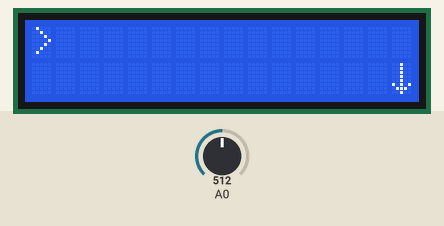
Simulated run of this sketch. Board: Arduino Uno, built with avr-gcc and run on an emulated ATmega328P. On the bench: 16×2 character LCD. The inputs (shaded band) are chosen by the test bench; at power-on: A0 = 512. Storage starts empty; what the sketch prints to the serial monitor is not drawn.

Above: at 1.2 s.
1.3 s: A0 set to 406
2.8 s: A0 set to 378
At 3.4 s:
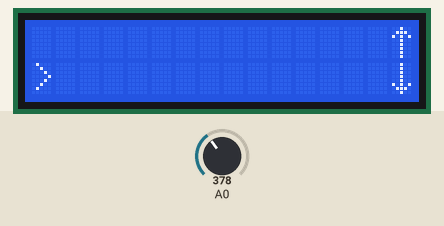
5.8 s: A0 set to 201
7.3 s: A0 set to 178
At 8.6 s:
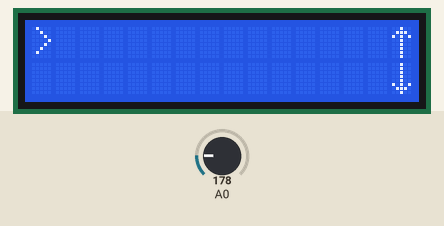
10.3 s: A0 set to 205
At 12.11 s:
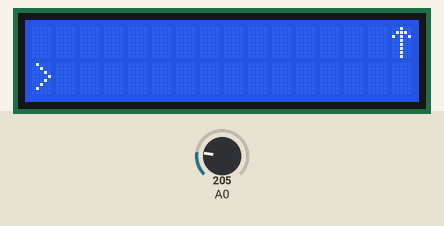
13.3 s: A0 set to 185
At 13.8 s:
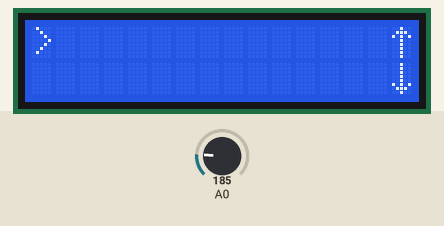
Timing chart, 0 to 16.3 s (numbered marks = the images above; inputs shaded):
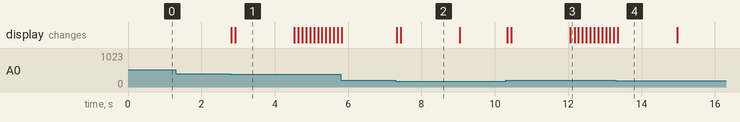

Measured:
- the behaviour switches between 390 and 389 on A0 (found by bisection; images 0 and 1)
- the behaviour switches between 195 and 194 on A0 (found by bisection; images 1 and 2)
- after the input at 1.3 s, every drawn part: stays the same
- after the input at 2.8 s, the display: first changes at once (image 1 shows a later state)
- after the input at 7.3 s, the display: first changes at once (image 2 shows a later state)
- after the input at 10.3 s, the display: first changes at once (image 3 shows a later state)
- after the input at 13.3 s, the display: changes after 0.05 s (image 4)
- what the display in image 1 shows lasts 1.6 s, from 2.9 s to 4.5 s

The sketch:

main.ino
```cpp
#include <string.h>
#include <SdFat.h>
#include <SdFatConfig.h>
#include <Wire.h>
#include <LiquidCrystal.h>


String menuItems[30] = {};
int readKey;
int menuPage = 0;
int cursorPosition = 0;

byte downArrow[8] = {
  0b00100, //   *
  0b00100, //   *
  0b00100, //   *
  0b00100, //   *
  0b00100, //   *
  0b10101, // * * *
  0b01110, //  ***
  0b00100  //   *
};

byte upArrow[8] = {
  0b00100, //   *
  0b01110, //  ***
  0b10101, // * * *
  0b00100, //   *
  0b00100, //   *
  0b00100, //   *
  0b00100, //   *
  0b00100  //   *
};

byte menuCursor[8] = {
  B01000, //  *
  B00100, //   *
  B00010, //    *
  B00001, //     *
  B00010, //    *
  B00100, //   *
  B01000, //  *
  B00000  //
};


const int pin_RS = 8;
const int pin_EN = 9;
const int pin_d4 = 4;
const int pin_d5 = 5;
const int pin_d6 = 6;
const int pin_d7 = 7;
const int pin_BL = 10;
LiquidCrystal lcd( pin_RS,  pin_EN,  pin_d4,  pin_d5,  pin_d6,  pin_d7);


#define chipSelect 4


SdFat card;
File dir;
File file;
File configMenuFile;

int posss = 0;


void setup() {

  Serial.begin(9600);
  if (!card.begin(chipSelect, SPI_HALF_SPEED)) card.initErrorHalt();

  if (!dir.open("/")) {
    Serial.println("dir.open failed");
  }
  showDirectory();

  Serial.println(posss);
  if (posss > 0) {
    Serial.println("Syx files found");
    for (int i = 0; i < posss; i++) {
      String mess = String(i + 1);
      mess.concat(".syx");
      menuItems[i] = mess;
    }
  } else {
    Serial.println("Syx files not found");
  }

  lcd.begin(16, 2);
  lcd.clear();

  lcd.createChar(0, menuCursor);
  lcd.createChar(1, upArrow);
  lcd.createChar(2, downArrow);
}
void loop() {
  mainMenuDraw();
  drawCursor();
  operateMainMenu();
}


void showDirectory () {
  dir.rewind();
  while (file.openNext(&dir, O_RDONLY)) {
    fileNameHumanReadable(file);
    file.close();
  }
}


void fileNameHumanReadable(File activeFile) {
  char filename[10];
  activeFile.getName(filename , 10);
  String search = filename;
  if (search.indexOf(".syx") != -1) {
    posss++;
  }
}

void mainMenuDraw() {
  int maxMenuPages = round(((sizeof(menuItems) / sizeof(String)) / 2) + .5);
  lcd.clear();
  lcd.setCursor(1, 0);
  lcd.print(menuItems[menuPage]);
  lcd.setCursor(1, 1);
  lcd.print(menuItems[menuPage + 1]);
  if (menuPage == 0) {
    lcd.setCursor(15, 1);
    lcd.write(byte(2));
  } else if (menuPage > 0 and menuPage < maxMenuPages) {
    lcd.setCursor(15, 1);
    lcd.write(byte(2));
    lcd.setCursor(15, 0);
    lcd.write(byte(1));
  } else if (menuPage == maxMenuPages) {
    lcd.setCursor(15, 0);
    lcd.write(byte(1));
  }
}


void drawCursor() {
  for (int x = 0; x < 2; x++) {
    lcd.setCursor(0, x);
    lcd.print(" ");
  }


  if (menuPage % 2 == 0) {
    if (cursorPosition % 2 == 0) {
      lcd.setCursor(0, 0);
      lcd.write(byte(0));
    }
    if (cursorPosition % 2 != 0) {
      lcd.setCursor(0, 1);
      lcd.write(byte(0));
    }
  }
  if (menuPage % 2 != 0) {
    if (cursorPosition % 2 == 0) {
      lcd.setCursor(0, 1);
      lcd.write(byte(0));
    }
    if (cursorPosition % 2 != 0) {
      lcd.setCursor(0, 0);
      lcd.write(byte(0));
    }
  }
}


void operateMainMenu() {
  int activeButton = 0;
  int maxMenuPages = round(((sizeof(menuItems) / sizeof(String)) / 2) + .5);
  while (activeButton == 0) {
    int button;
    readKey = analogRead(0);
    if (readKey < 790) {
      delay(100);
      readKey = analogRead(0);
    }
    button = evaluateButton(readKey);
    switch (button) {
      case 0:
        break;
      case 1:
        button = 0;
        activeButton = 1;
        mainMenuDraw();
        drawCursor();
        break;
      case 2:
        button = 0;
        if (menuPage == 0) {
          cursorPosition = cursorPosition - 1;
          cursorPosition = constrain(cursorPosition, 0, ((sizeof(menuItems) / sizeof(String)) - 1));
        }
        if (menuPage % 2 == 0 and cursorPosition % 2 == 0) {
          menuPage = menuPage - 1;
          menuPage = constrain(menuPage, 0, maxMenuPages);
        }

        if (menuPage % 2 != 0 and cursorPosition % 2 != 0) {
          menuPage = menuPage - 1;
          menuPage = constrain(menuPage, 0, maxMenuPages);
        }

        cursorPosition = cursorPosition - 1;
        cursorPosition = constrain(cursorPosition, 0, ((sizeof(menuItems) / sizeof(String)) - 1));

        mainMenuDraw();
        drawCursor();
        activeButton = 1;
        break;
      case 3:
        button = 0;
        if (menuPage % 2 == 0 and cursorPosition % 2 != 0) {
          menuPage = menuPage + 1;
          menuPage = constrain(menuPage, 0, maxMenuPages);
        }

        if (menuPage % 2 != 0 and cursorPosition % 2 == 0) {
          menuPage = menuPage + 1;
          menuPage = constrain(menuPage, 0, maxMenuPages);
        }

        cursorPosition = cursorPosition + 1;
        cursorPosition = constrain(cursorPosition, 0, ((sizeof(menuItems) / sizeof(String)) - 1));
        mainMenuDraw();
        drawCursor();
        activeButton = 1;
        break;
      case 5:
        button = 0;
        String elem = String(cursorPosition);
        elem.concat(".syx");
        Serial.println(elem);
        Serial.println("Opening file ...");
        File dataFile = card.open(elem);
        if (dataFile) {
          while (dataFile.available()) {
            char letter = dataFile.read();
            Serial.print(letter);

          }
          dataFile.close();
        }
        activeButton = 1;
        mainMenuDraw();
        drawCursor();
        break;
    }
  }
}

byte stringToByte(char *src, int numBytes)
{
  char charBuffer[4];
  int charToInt;
  byte intToByte;

  memcpy(charBuffer, src, numBytes);
  charToInt = atoi(charBuffer);
  intToByte = (byte)charToInt;
  return intToByte;
}

int evaluateButton(int x) {
  int result = 0;
  if (x < 59) {
    result = 1; // right
  } else if (x < 195) {
    result = 2; // up
  } else if (x < 390) {
    result = 3; // down
  } else if (x < 590) {
    result = 4; // left
  } else if (x < 800) {
    result = 5; // select
  }
  return result;
}

void drawInstructions() {
  lcd.setCursor(0, 1);
  lcd.print("Use ");
  lcd.write(byte(1));
  lcd.print("/");
  lcd.write(byte(2));
  lcd.print(" buttons");
}
```
